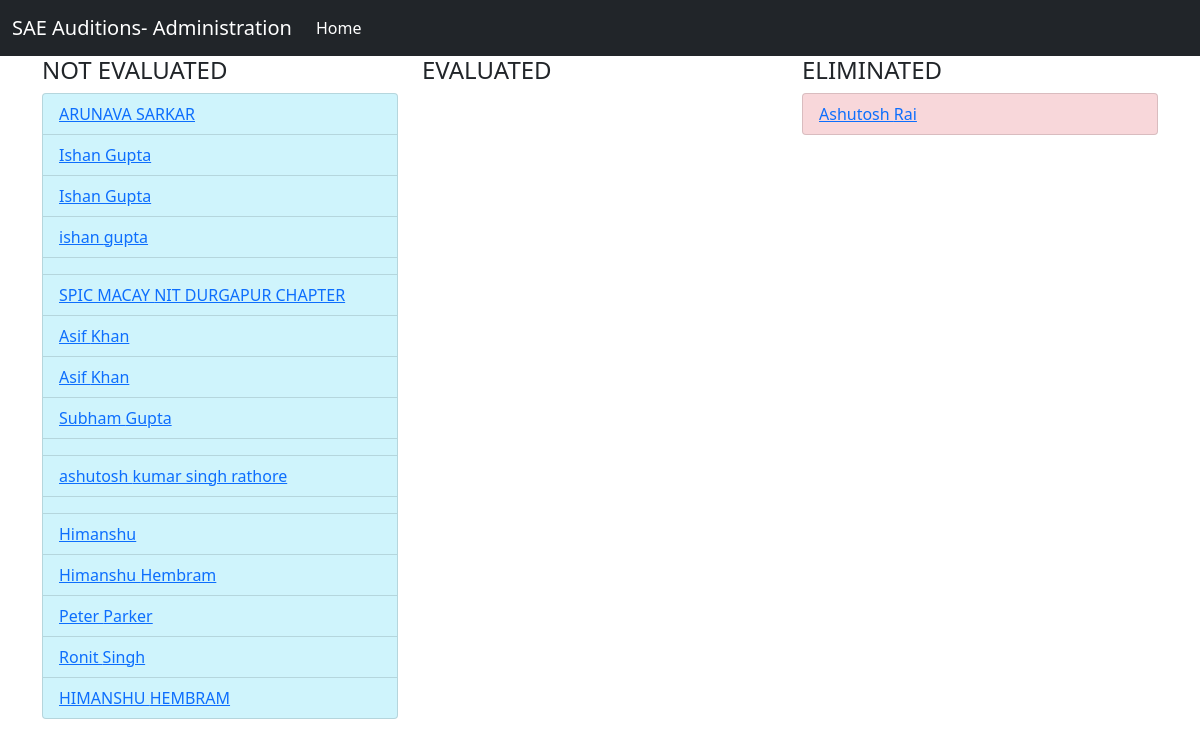
Before: /administrator/ with the older database file.
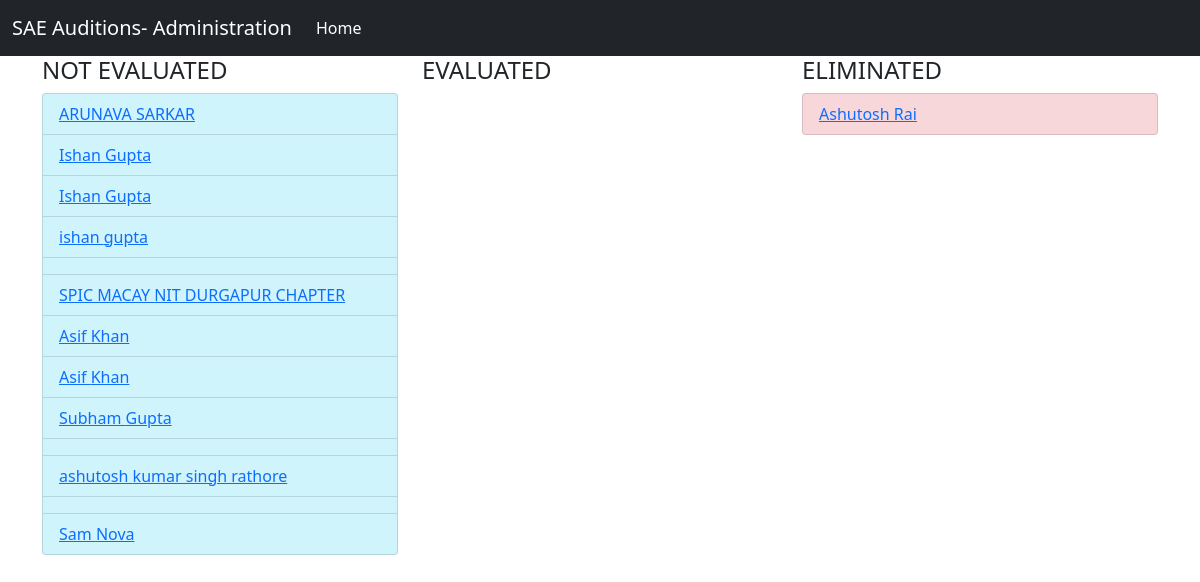
After: the same page with the newer database file.
### accounts/models.py (models this page shows, shortened)
class Profile(models.Model):
    status = [
        (1,'NOT_EVALUATED'),
        (2,'EVALUATED'),
        (3,'ELIMINATED'),
    ]
    user = models.OneToOneField(User,on_delete=CASCADE)
    curr_round = models.IntegerField(default=1)
    current_status = models.IntegerField(choices=status,default=1)
    created_at = models.DateTimeField(auto_now_add=True)
    member= models.BooleanField(default=False)
    completed=models.BooleanField(default=False)

### administrator/views.py (the view)
# urls.py: path('',views.index, name='landing'),
def index(request):
    not_evaluated = Profile.objects.filter(current_status = 1)
    evaluated = Profile.objects.filter(current_status = 2)
    eliminated = Profile.objects.filter(current_status = 3)
    data = {}
    data['not_evaluated'] = not_evaluated
    data['evaluated'] = evaluated
    data['eliminated'] = eliminated
    return render(request,'administrator/dashboard.html',{'data':data})

### administrator/templates/administrator/dashboard.html (shortened to what this page needs)
{% extends 'base3.html' %}
{% block content %}
  <div class="container">
    <div class="row">
      <div class="col-4">
        <h4>NOT EVALUATED</h4>
        <ul class="list-group">
          {% for i in data.not_evaluated%}
            <li class="list-group-item list-group-item-info"> <a href="{% url 'response_detail' i.id %}">{{i.user.first_name}} {{i.user.last_name}}</a></li>
          {% endfor %}
        </ul>
      </div>
      <div class="col-4">
        <h4>EVALUATED</h4>
      </div>
      <div class="col-4">
        <h4>ELIMINATED</h4>
        <ul class="list-group">
          {% for i in data.eliminated%}
            <li class="list-group-item list-group-item-danger"><a href="{% url 'response_detail' i.id %}">{{i.user.first_name}} {{i.user.last_name}}</a></li>
          {% endfor %}
        </ul>
      </div>
    </div>
  </div>
{% endblock %}

### administrator/templates/base3.html (shortened to what this page needs)
<!DOCTYPE html>
<html lang="en">
  <head>
    <link
      href="https://cdn.jsdelivr.net/npm/bootstrap@5.0.0-beta2/dist/css/bootstrap.min.css"
      rel="stylesheet"
    />
  </head>
  <body>
    <nav class="navbar sticky-top navbar-expand-lg navbar-dark bg-dark">
      <div class="container-fluid">
        <a class="navbar-brand" href="#">SAE Auditions- Administration</a>
        <div class="collapse navbar-collapse" id="navbarSupportedContent">
          <ul class="navbar-nav me-auto mb-2 mb-lg-0">
            <li class="nav-item">
              <a
                class="nav-link active"
                aria-current="page"
                href="{%url 'dashboard' %}"
                >Home</a
              >
            </li>
          </ul>
        </div>
      </div>
    </nav>
    {% block content%} {% endblock %}
  </body>
</html>

Changed rows visible on the page:
removed Profile: user.first_name "Himanshu", shown under "NOT EVALUATED"
removed Profile: user.first_name "Himanshu", user.last_name "Hembram", shown under "NOT EVALUATED"
removed Profile: user.first_name "Peter", user.last_name "Parker", shown under "NOT EVALUATED"
removed Profile: user.first_name "Ronit", user.last_name "Singh", shown under "NOT EVALUATED"
removed Profile: user.first_name "HIMANSHU", user.last_name "HEMBRAM", shown under "NOT EVALUATED"
added Profile: user.first_name "Sam", user.last_name "Nova", shown under "NOT EVALUATED"
